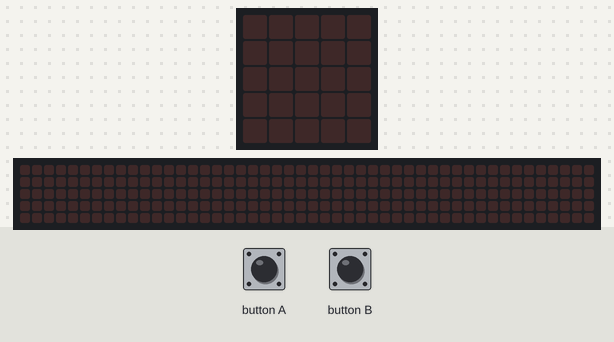
Recording of a program running on a simulated BBC micro:bit (MakeCode). Shown: the board's 5×5 LED display, a strip that is not on the board, showing the scrolling text unrolled. The test bench sets the inputs (shaded band). The 48×5 strip is a reading aid, not a part: it shows the text the display is scrolling, unrolled, one strip-width of it at a time.

Above: at 1.2 s.
1.3 s: button A pressed for 0.15 s
At 2.2 s:
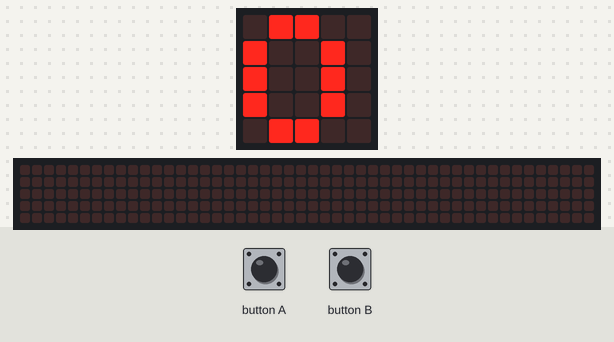
At 2.77 s:
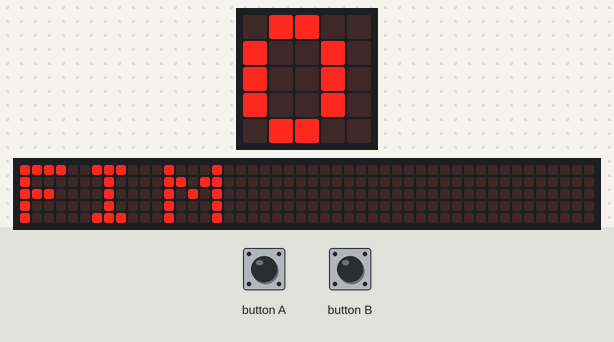
4.4 s: button B pressed for 0.15 s
At 9.1 s:
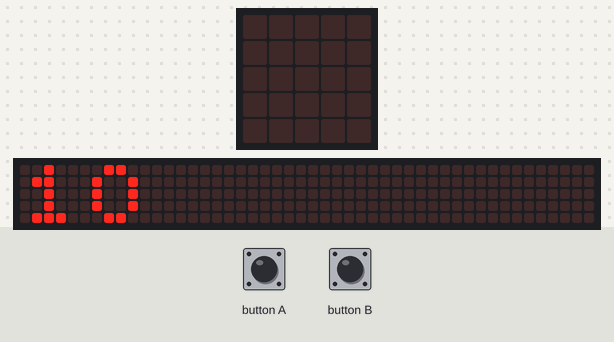

The program:

main.ts
```typescript
let numero = 0
input.onButtonPressed(Button.A, function () {
    while (numero < 11) {
        for (let index = 0; index < 2; index++) {
            basic.showString("" + (numero))
            basic.pause(500)
            numero += 1
            basic.showString("FIM")
            basic.pause(500)
            basic.clearScreen()
        }
    }
    numero = 0
})
input.onButtonPressed(Button.B, function () {
    numero = 10
    while (numero >= 0) {
        for (let index = 0; index < 2; index++) {
            basic.showNumber(numero)
            basic.pause(500)
            numero += -1
            basic.showString("FIM")
            basic.pause(500)
            basic.clearScreen()
        }
    }
})
```

test.ts
```typescript
// testes vão aqui; isto não será compilado quando este pacote for usado como uma extensão.
```

Measured:
- after the input at 1.3 s, the display: changes after 0.15 s (image 1)
- after the input at 4.4 s, the display: first differs from a run without the input after 1.9 s (image 3)
- what the display in image 1 shows lasts 1.2 s, from 1.5 s to 2.7 s
- what the display in image 3 shows lasts 0.7 s, from 8.6 s to 9.3 s
